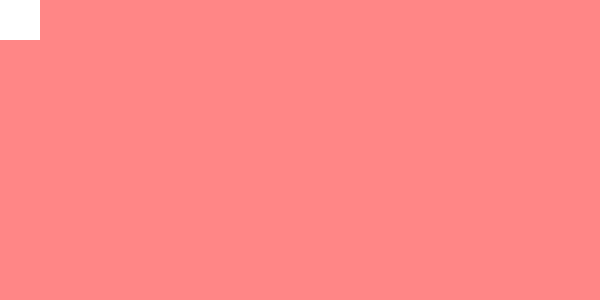
Frame 1 (no input)
Frame 60 (the mouse pressed at the canvas centre just before this capture): identical to frame 1, image omitted
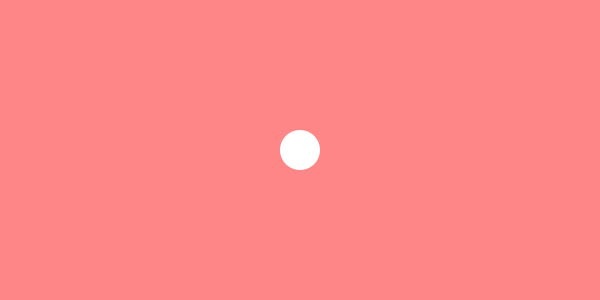
Frame 120 (the mouse held since frame 60 and released just before this capture)

The Processing sketch that drew these frames (run headless with seeded random() and noise(); from frame 60 on, the mouse is pressed at the canvas centre):

// Processing sketch: processing_86572
// ── processing_86572.pde

int RED = 255;
int BLUE = 134;
int GREEN = 134;

int ellipseSize = 100;

void setup(){
  size(600, 300);
  background(RED, GREEN, BLUE);
}

void draw(){
  background(RED, GREEN, BLUE);
  println(mouseX + " " + mouseY);
  noStroke();
  
  if(mouseX < width/2 && mouseY < height/2){
    rect(mouseX,mouseY, 40, 40);
  }else if(mouseX > width/2 && mouseY < height/2){
    ellipse(mouseX, mouseY, 40, 40);
  }else if(mouseX > width/2 && mouseY > height/2){
    rect(mouseX,mouseY, 40, 40);
  }else {
    ellipse(mouseX, mouseY, 40, 40);
  }

}
